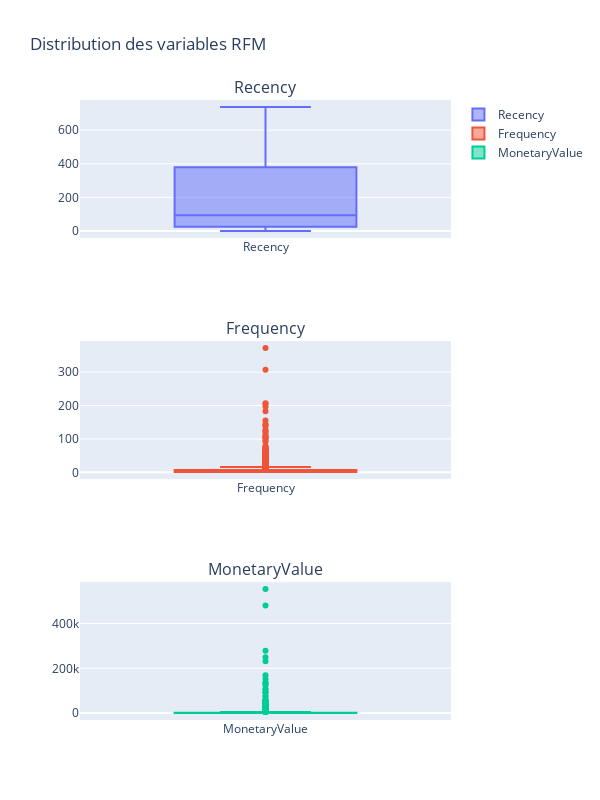

The code cell stored with this chart in its notebook:
### Code cell
import plotly.graph_objects as go
from plotly.subplots import make_subplots

# Créer un sous-ensemble de données avec les 3 variables
rfm_rfm = rfm[['Recency', 'Frequency', 'MonetaryValue']]

# Créer une figure avec trois sous-graphiques
fig = make_subplots(rows=3, cols=1, subplot_titles=('Recency', 'Frequency', 'MonetaryValue'))

# Ajouter les graphiques de boîtes à chaque sous-graphique
fig.add_trace(go.Box(y=rfm_rfm['Recency'], name='Recency'), row=1, col=1)
fig.add_trace(go.Box(y=rfm_rfm['Frequency'], name='Frequency'), row=2, col=1)
fig.add_trace(go.Box(y=rfm_rfm['MonetaryValue'], name='MonetaryValue'), row=3, col=1)

# Mettre à jour le titre et les dimensions de la figure
fig.update_layout(title='Distribution des variables RFM',
                  height=800, width=600)

# Afficher la figure interactive dans le notebook
fig.show()

### Figure 1 — Plotly figure (JSON) as saved in the notebook; plotly's stock layout.template omitted (floating-point values rounded to 4 significant figures; data arrays with more than 128 entries replaced by an {"elided": "..."} marker saying what was removed)
{"data": [{"name": "Recency", "type": "box", "xaxis": "x", "y": {"elided": "5812 int values"}, "yaxis": "y"}, {"name": "Frequency", "type": "box", "xaxis": "x2", "y": {"elided": "5812 int values"}, "yaxis": "y2"}, {"name": "MonetaryValue", "type": "box", "xaxis": "x3", "y": {"elided": "5812 float values"}, "yaxis": "y3"}], "layout": {"annotations": [{"font": {"size": 16}, "showarrow": false, "text": "Recency", "x": 0.5, "xanchor": "center", "xref": "paper", "y": 1, "yanchor": "bottom", "yref": "paper"}, {"font": {"size": 16}, "showarrow": false, "text": "Frequency", "x": 0.5, "xanchor": "center", "xref": "paper", "y": 0.6111, "yanchor": "bottom", "yref": "paper"}, {"font": {"size": 16}, "showarrow": false, "text": "MonetaryValue", "x": 0.5, "xanchor": "center", "xref": "paper", "y": 0.2222, "yanchor": "bottom", "yref": "paper"}], "height": 800, "title": {"text": "Distribution des variables RFM"}, "width": 600, "xaxis": {"anchor": "y", "domain": [0, 1]}, "xaxis2": {"anchor": "y2", "domain": [0, 1]}, "xaxis3": {"anchor": "y3", "domain": [0, 1]}, "yaxis": {"anchor": "x", "domain": [0.7778, 1]}, "yaxis2": {"anchor": "x2", "domain": [0.3889, 0.6111]}, "yaxis3": {"anchor": "x3", "domain": [0, 0.2222]}}}
